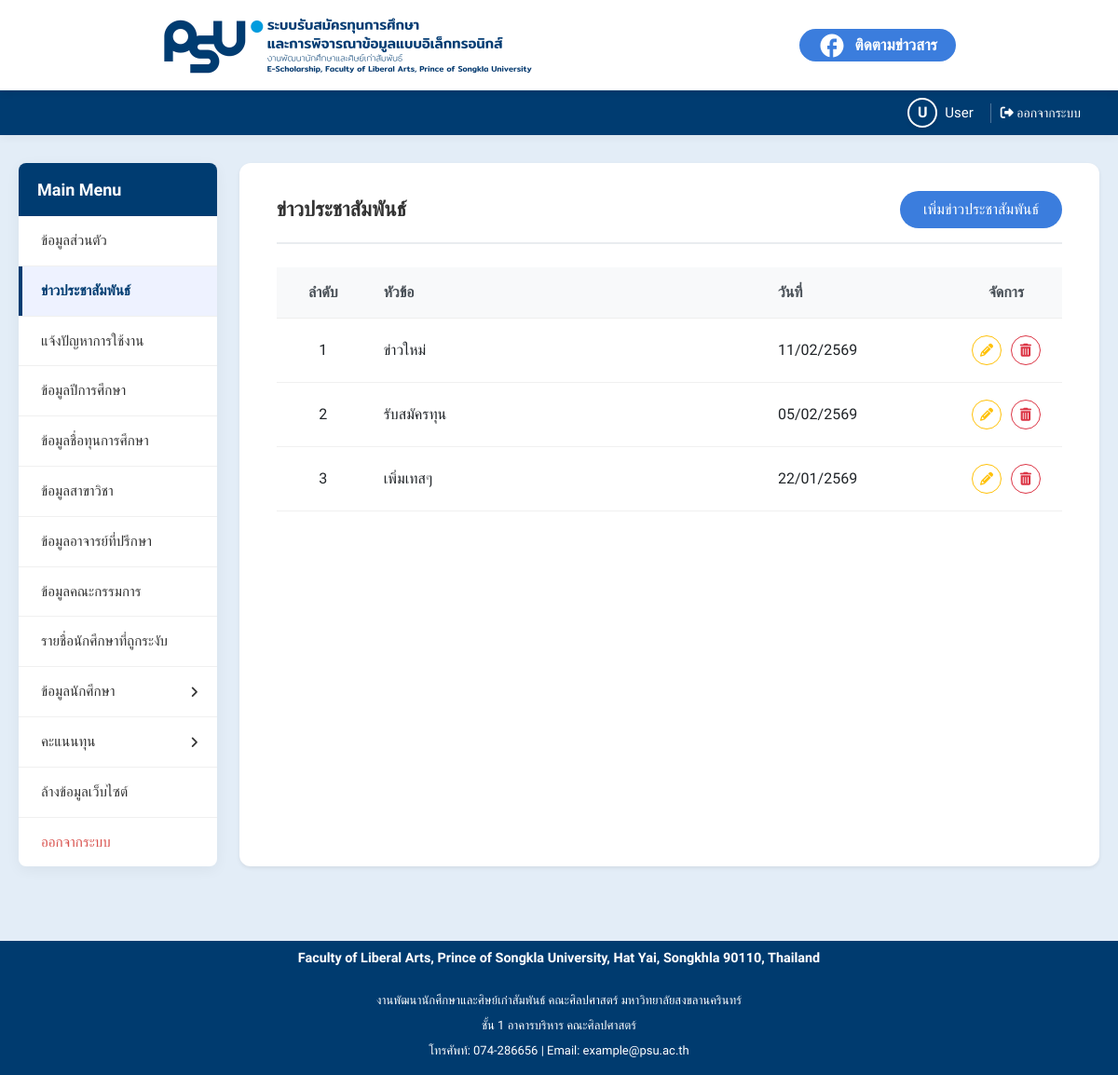
/admin/news/news.php, run on the app's committed database.
### tables this page shows
CREATE TABLE `tb_news` (
  `idnews` int(10) NOT NULL,
  `titlenews` varchar(250) NOT NULL,
  `detailnews` text NOT NULL,
  `datenews` datetime NOT NULL,
  `typenews` int(2) NOT NULL
);

### admin/news/news.php (the view, shortened to what this page needs)
<?php
include '../../include/config.php';
$sql = "SELECT idnews, titlenews, datenews FROM tb_news ORDER BY datenews DESC";
$result = mysqli_query($connect1, $sql);
include '../../include/header.php';
?>
<!DOCTYPE html>
<html lang="th">
<head>
    <link href="https://cdn.jsdelivr.net/npm/bootstrap@5.3.2/dist/css/bootstrap.min.css" rel="stylesheet">
    <link rel="stylesheet" href="../../assets/css/global2.css">
    <link rel="stylesheet" href="../../assets/css/layout.css">
    <link rel="stylesheet" href="../../assets/css/navigation.css">
    <link rel="stylesheet" href="../../assets/css/ui-elements.css">
    <link rel="stylesheet" href="../../assets/css/forms.css">
    <link rel="stylesheet" href="../../assets/css/tables.css">
    <link rel="stylesheet" href="../../assets/css/pages.css">
    <link rel="stylesheet" href="https://cdnjs.cloudflare.com/ajax/libs/font-awesome/6.4.2/css/all.min.css">
</head>
<body>
    <div class="sticky-header-wrapper">
        <?php include('../../include/navbar.php'); ?>
        <?php include('../../include/status_bar.php'); ?>
    </div>
    <div class="container-fluid dashboard-container">
        <div class="row g-4">
            <div class="col-12 col-sidebar-20">
                <?php include '../../include/sidebar.php'; ?>
            </div>
            <div class="col-12 col-main-80">
                <main class="main-content shadow-sm">
                    <div class="content-header">
                        <h1 class="m-0 fw-bold" style="font-size: 22px; color: #333;">ข่าวประชาสัมพันธ์</h1>
                        <a href="../news/add_news.php" class="btn-primary-pill text-decoration-none">เพิ่มข่าวประชาสัมพันธ์</a>
                    </div>
                    <div class="table-responsive">
                        <table class="data-table">
                            <thead>
                                <tr>
                                    <th class="text-center" style="width: 100px;">ลำดับ</th>
                                    <th>หัวข้อ</th>
                                    <th style="width: 200px;">วันที่</th>
                                    <th class="text-center" style="width: 120px;">จัดการ</th>
                                </tr>
                            </thead>
                            <tbody>
                                <?php
                                if (mysqli_num_rows($result) > 0) {
                                    $i = 1;
                                    while ($row = mysqli_fetch_assoc($result)) {
                                ?>
                                        <tr>
                                            <td class="text-center fw-medium"><?php echo $i; ?></td>
                                            <td class="fw-medium"><?php echo htmlspecialchars($row['titlenews']); ?></td>
                                            <td class="fw-medium">
                                                <?php
                                                echo date('d/m/', strtotime($row['datenews'])) . (date('Y', strtotime($row['datenews'])) + 543);
                                                ?>
                                            </td>
                                            <td class="text-center">
                                                <a href="../news/add_news.php?action=edit&id=<?php echo $row['idnews']; ?>" class="btn-outline-circle btn-outline-edit" title="แก้ไข">
                                                    <i class="fas fa-pencil-alt" style="font-size: 14px;"></i>
                                                </a>
                                                <a href="../news/delete_news.php?id=<?php echo $row['idnews']; ?>" class="btn-outline-circle btn-outline-delete btn-delete" title="ลบ">
                                                    <i class="fas fa-trash-alt" style="font-size: 14px;"></i>
                                                </a>
                                            </td>
                                        </tr>
                                <?php
                                        $i++;
                                    }
                                } else {
                                    echo '<tr><td colspan="4" class="text-center py-5 text-muted">ไม่มีข้อมูลข่าวประชาสัมพันธ์ในขณะนี้</td></tr>';
                                }
                                ?>
                            </tbody>
                        </table>
                    </div>
                </main>
            </div>
        </div>
    </div>
    <?php include '../../include/footer.php'; ?>
</body>
</html>

### assets/css/global.css (style rules this page uses)
:root { --primary-blue: #3b7ddd; --primary-blue-hover: #3167b8; --facebook-blue: #1877F2; --facebook-blue-hover: #166FE5; --dark-blue: #123985; --dark-red: #ff0000; --navy-blue: #003c71; --light-blue: #eef2ff; --border-color: #f0f0f0; }
body, html { margin: 0; padding: 0; font-family: 'Prompt', sans-serif; background-color: #e3edf7; box-sizing: border-box; min-height: 100vh; }
.btn-outline-edit { background-color: transparent; border: 1px solid #ffc107; color: #ffc107; padding: 4px 10px; font-size: 14px; font-weight: 500 !important; }
.btn-outline-delete { background-color: transparent; border: 1px solid #dc3545; color: #dc3545; padding: 4px 10px; font-size: 14px; font-weight: 500 !important; }

### assets/css/global2.css (style rules this page uses)
:root { --primary-blue: #3b7ddd; --dark-blue: #123985; --bg-light: #e3edf7; --disabled-gray: #e9ecef; --footer-dark-blue: #003b6f; --facebook-blue: #1877F2; --facebook-blue-hover: #166FE5; }
body, html { margin: 0; padding: 0; font-family: 'Prompt', sans-serif; background-color: var(--bg-light); }

### assets/css/layout.css (style rules this page uses)
.dashboard-container { max-width: 1400px; margin: 30px auto; padding: 0 20px; }
.main-content { background-color: #ffffff; padding: 30px 40px; box-shadow: 0 4px 15px rgba(0, 0, 0, 0.08); border-radius: 12px; height: 100%; min-height: 500px; }
.sticky-header-wrapper { position: sticky; top: 0; z-index: 1100; width: 100%; background-color: #fff; box-shadow: 0 2px 10px rgba(0,0,0,0.05); }
@media (min-width: 992px) { .col-sidebar-20 { flex: 0 0 20% !important; width: 20% !important; } }
@media (min-width: 992px) { .col-main-80 { flex: 0 0 80% !important; width: 80% !important; } }
.content-header { display: flex; justify-content: space-between; align-items: center; font-size: 22px; font-weight: 700; color: #333; padding-bottom: 15px; margin-bottom: 25px; border-bottom: 2px solid #e9ecef; }
.col-sidebar-20 { flex: 0 0 20%; width: 20%; }
.col-main-80 { flex: 0 0 80%; width: 80%; }

### assets/css/ui-elements.css (style rules this page uses)
.btn-primary-pill { background-color: #3b7ddd; color: white !important; padding: 8px 25px; border-radius: 25px; border: none; font-size: 16px; font-weight: 500; text-decoration: none; transition: all 0.3s; }
.btn-outline-circle { display: inline-flex; align-items: center; justify-content: center; width: 32px; height: 32px; border-radius: 50%; text-decoration: none; margin: 0 3px; transition: all 0.2s; background: #ffffff; }
.btn-outline-edit { border: 1.5px solid #ffc107; color: #ffc107; }
.btn-outline-delete { border: 1.5px solid #dc3545; color: #dc3545; }

### assets/css/tables.css (style rules this page uses)
.data-table { width: 100%; border-collapse: collapse; }
.data-table thead th { background-color: #f8f9fa; padding: 15px; font-weight: 600; color: #495057; border-bottom: 1px solid #eee; }
.data-table td { padding: 18px 15px; border-bottom: 1px solid #f0f0f0; vertical-align: middle; }

### admin/news/news.php (style rules this page uses)
body { display: flex; flex-direction: column; min-height: 100vh; margin: 0; }
.dashboard-container { flex: 1 0 auto; }

### include/sidebar.php (style rules this page uses)
:root { --primary-blue: #003c71; --light-blue: #eef2ff; --border-color: #f0f0f0; }

### data on the page
tb_news: titlenews "ข่าวใหม่", datenews "11/02/", datenews "2569"
tb_news: titlenews "รับสมัครทุน", datenews "05/02/", datenews "2569"
tb_news: titlenews "เพิ่มเทสๆ", datenews "22/01/", datenews "2569"

### other printed values
$first_char "U"
$display_name "User"
